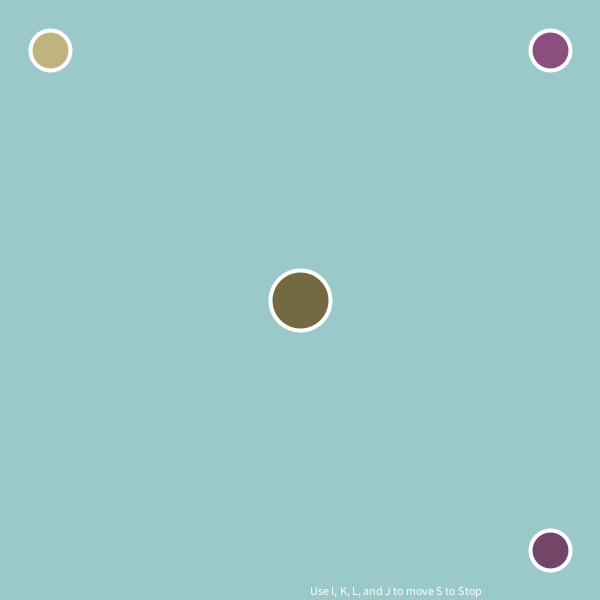
Frame 1 (no input)
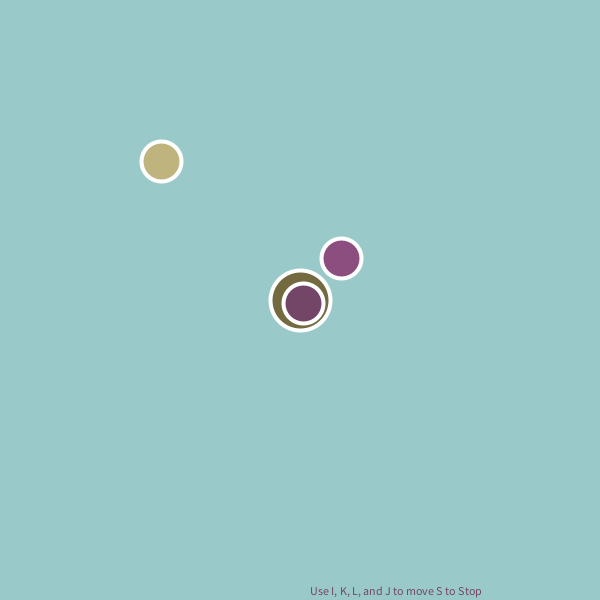
Frame 60 (the mouse pressed at the canvas centre just before this capture)
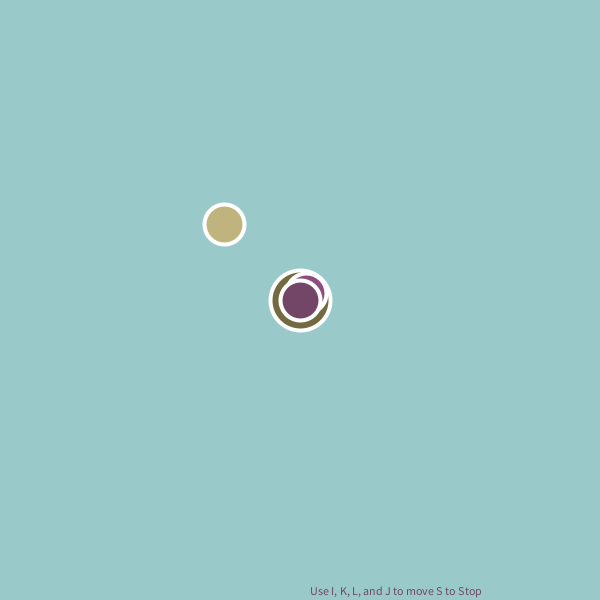
Frame 120 (the mouse held since frame 60 and released just before this capture)

The Processing sketch that drew these frames (run headless with seeded random() and noise(); from frame 60 on, the mouse is pressed at the canvas centre):

// Processing sketch: processing_89200
// ── processing_89200.pde

// get the rings
color[] pm = {#99cac9, #736a40, #bfb47e, #8c4e7e, #734668};

int w = 600;
int h = 600;

int x = 0;
int y = 0;
int d = 60;
int k;

float e  = .01;
float e2 = .03;
float e3 = .07;

float d1x = -250;
float d1y = -250;

float d2x = 250;
float d2y = -250;

float d3x = 250;
float d3y = 250;

void setup(){
  size(600,600);
  smooth();
  ellipseMode(CENTER);
  rectMode(CENTER);
  }

void draw(){
  translate(300,300);
  background(pm[0]);
  text("Use I, K, L, and J to move S to Stop", 10, 295);

// Chad 
  stroke(#FFFFFF);
  strokeWeight(4);
  fill(pm[1]);
  ellipse(x,y,d,d);
  
// dots
  stroke(#FFFFFF);
  strokeWeight(4);
  fill(pm[2]);
  ellipse(d1x,d1y,d-20,d-20);
  d1x += (x-d1x)*e;
  d1y +=(y-d1y)*e;
  
  stroke(#FFFFFF);
  strokeWeight(4);
  fill(pm[3]);
  ellipse(d2x,d2y,d-20,d-20);
  d2x += (x-d2x)*e2;
  d2y +=(y-d2y)*e2;
  
  stroke(#FFFFFF);
  strokeWeight(4);
  fill(pm[4]);
  ellipse(d3x,d3y,d-20,d-20);
  d3x += (x-d3x)*e3;
  d3y +=(y-d3y)*e3;
//move up
  if(k == 1){
    fill(pm[1]);
    ellipse(x,y,d,d);
    y -= 2;
   }
//move down
   if(k == 2){
     fill(pm[1]);
    ellipse(x,y,d,d);
   y += 2; 
    }
//move right
    if(k == 3){
      fill(pm[1]);
      ellipse(x,y,d,d);
      x += 2;
    }
//move left
 if(k == 4){
      fill(pm[1]);
      ellipse(x,y,d,d);
      x-= 2;
    }
if(d1x == x){
  noStroke();
  fill(#FFFFFF);
  rect(0,0,600,600);
  
  }
}

  void keyPressed(){
//up
    if(key == 105) k = 1;
//down
    if(key == 107) k = 2;
//right
    if(key == 108) k = 3;
//left
    if(key == 106) k = 4;
//stop
    if(key == 115) k = 0; 
  }
